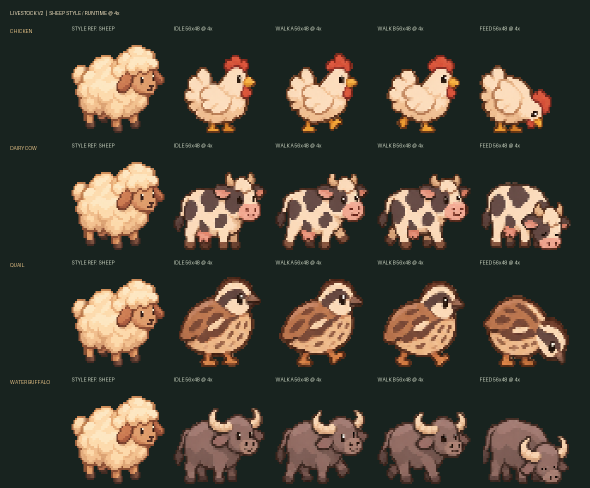
#> input picture docs/assets/progression-livestock-v2-preview.png, 1180 x 976 px, given in place of livestock-v3-source-generated.png, which was not available (shown at 1/2 size)
$ python normalize-progression-livestock-v2.py
#> lines starting #> are read from the running program, lines starting #| are printed output that depends on the picture; after the words box and inside, x2 and y2 are one past the last pixel; in counts of white or black regions, pixels touching at a corner belong together
"""Export four sheep-style livestock sprites and their action poses."""
from pathlib import Path

from PIL import Image, ImageDraw, ImageFont

ROOT = Path(__file__).resolve().parents[1]
INPUT = ROOT / "docs/assets/livestock-v3-source-generated.png"
SOURCE_OUT = ROOT / "docs/assets/progression-livestock-v2-source.png"
ATLAS_OUT = ROOT / "public/pixel/progression-livestock-v2.png"
PREVIEW_OUT = ROOT / "docs/assets/progression-livestock-v2-preview.png"
FRAMES_OUT = ROOT / "public/pixel/progression-livestock-frames-v2.mjs"

KINDS = ("chicken", "cow", "quail", "buffalo")
LABELS = ("CHICKEN", "DAIRY COW", "QUAIL", "WATER BUFFALO")
CELL_W, CELL_H = 56, 48
SCALE = 4


def frame_at(sheet, row, col):
    box = (round(col*sheet.width/4), round(row*sheet.height/4),
           round((col+1)*sheet.width/4), round((row+1)*sheet.height/4))
    frame = sheet.crop(box).convert("RGBA")
    alpha = frame.getchannel("A").point(lambda value: 255 if value >= 128 else 0)
    if row == 3 and col == 2:
        # The generated quail-feeding cell contains a stray edge fragment;
        # its body stays inside the same horizontal envelope as its walk poses.
        alpha.paste(0, (310, 0, frame.width, frame.height))
    frame.putalpha(alpha)
    bounds = alpha.getbbox()
    if not bounds:
        raise ValueError(f"Empty livestock frame {row=}, {col=}")
    return frame.crop(bounds)


def remove_specks(image, threshold=3):
    alpha = image.getchannel("A")
    pixels = alpha.load()
    w, h = image.size
    seen = set()
    for y in range(h):
        for x in range(w):
            if not pixels[x,y] or (x,y) in seen:
                continue
            stack=[(x,y)]; component=[]; seen.add((x,y))
            while stack:
                px,py=stack.pop(); component.append((px,py))
                for ny in range(max(0,py-1),min(h,py+2)):
                    for nx in range(max(0,px-1),min(w,px+2)):
                        if pixels[nx,ny] and (nx,ny) not in seen:
                            seen.add((nx,ny)); stack.append((nx,ny))
            if len(component)<=threshold:
                for px,py in component:
                    image.putpixel((px,py),(0,0,0,0))


def export():
    sheet=Image.open(INPUT).convert("RGBA")
#> sheet is the input picture: PIL image 1180x976 RGBA; mean R, G, B, A 71.3, 65.9, 54.6, 255
    # One scale per species keeps its idle, walking and feeding silhouettes
    # registered to the same size and ground baseline.
    bounds={}
    for col,kind in enumerate(KINDS):
        bounds[kind]=[frame_at(sheet,row,col).size for row in range(4)]
#> this loop made 4 passes
#> after the loop, bounds = {'chicken': [(295, 244), (295, 244), (295, 244), (295, 244)], 'cow': [(295, 244), (295, 244), (295, 244), (295, 244)], 'quail': [(295, 244), (295, 244), (295, 244), (295, 244)], 'buffalo': [(295, 244), (295, 244), (295, 244), (295, 244)]}
    scales={}
    for kind in KINDS:
        max_w=max(size[0] for size in bounds[kind]); max_h=max(size[1] for size in bounds[kind])
        scales[kind]=min((CELL_W-2)/max_w,(CELL_H-3)/max_h)
#> after the loop, scales = {'chicken': 0.183, 'cow': 0.183, 'quail': 0.183, 'buffalo': 0.183}

    atlas=Image.new("RGBA",(CELL_W*4,CELL_H*4),(0,0,0,0))
#> atlas: PIL image 224x192 RGBA; every value is 0
    source=Image.new("RGBA",(CELL_W*4*SCALE,CELL_H*4*SCALE),(0,0,0,0))
#> source: PIL image 896x768 RGBA; every value is 0
    metadata={}
    for col,kind in enumerate(KINDS):
        scale=scales[kind]
        for row in range(4):
            frame=frame_at(sheet,row,col)
            size=(max(1,round(frame.width*scale*SCALE)),max(1,round(frame.height*scale*SCALE)))
            frame=frame.resize(size,Image.Resampling.NEAREST)
            high=Image.new("RGBA",(CELL_W*SCALE,CELL_H*SCALE),(0,0,0,0))
            high.alpha_composite(frame,((CELL_W*SCALE-size[0])//2,CELL_H*SCALE-size[1]-SCALE))
            remove_specks(high,threshold=12*SCALE*SCALE)
            source.alpha_composite(high,(col*CELL_W*SCALE,row*CELL_H*SCALE))
            cell=high.resize((CELL_W,CELL_H),Image.Resampling.NEAREST)
            remove_specks(cell,threshold=12)
            atlas.alpha_composite(cell,(col*CELL_W,row*CELL_H))
            metadata.setdefault(kind,{"x":col*CELL_W,"frames":[]})["frames"].append([col*CELL_W,row*CELL_H,CELL_W,CELL_H])
#> this loop made 4 passes
#> pass 1, in remove_specks, `alpha = image.getchannel("A")`:
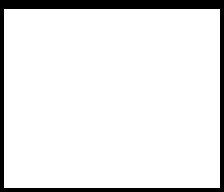
#> alpha: PIL image 224x192 L; 89.9% white; 1 black region, box (x1, y1, x2, y2) and area: (0, 0, 224, 192) 4344
#> pass 1, in frame_at (call 20), `frame = sheet.crop(box).convert("RGBA")`:
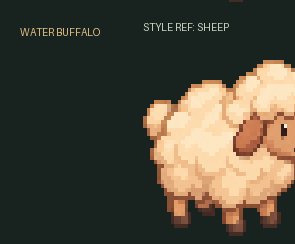
#> frame: PIL image 295x244 RGBA; mean R, G, B, A 77.3, 73.2, 59, 255
#> after the loop:
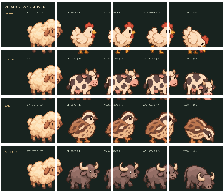
#> atlas: PIL image 224x192 RGBA; mean R, G, B, A 64.2, 59.4, 49.2, 230.5; transparent parts drawn white
#> after the loop:
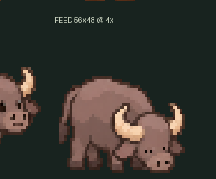
#> frame: PIL image 216x179 RGBA; mean R, G, B, A 54.9, 53.2, 47.1, 255
#> after the loop:
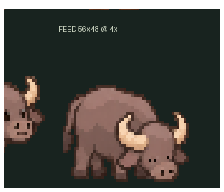
#> high: PIL image 224x192 RGBA; mean R, G, B, A 49.3, 47.8, 42.4, 229.2; transparent parts drawn white
#> after the loop:
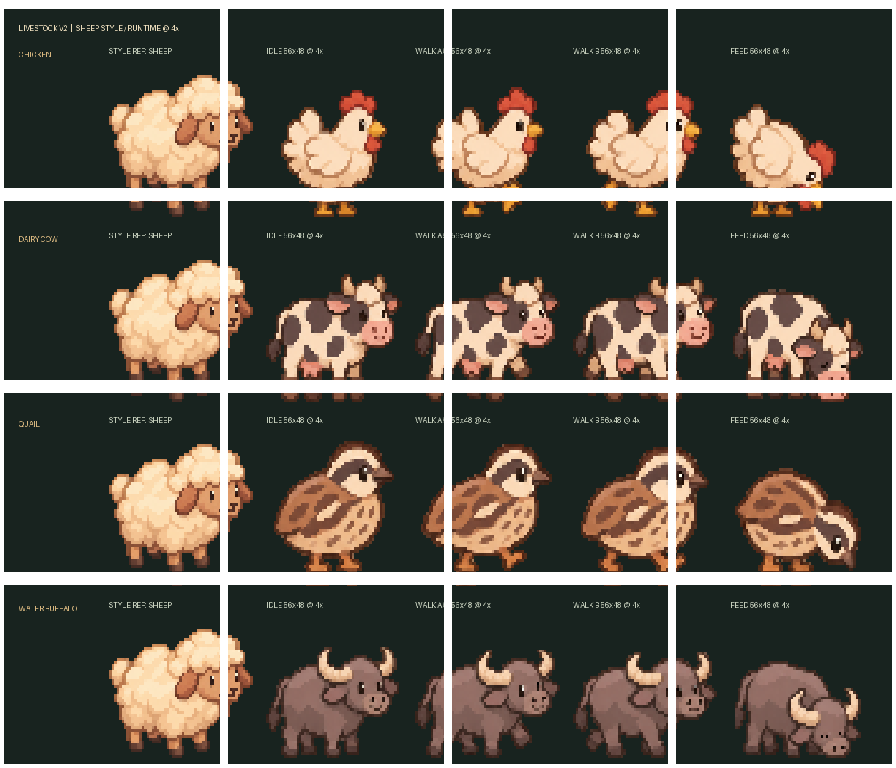
#> source: PIL image 896x768 RGBA; mean R, G, B, A 64.2, 59.3, 49.1, 229.2; transparent parts drawn white
#> after the loop, metadata = 4 items

    atlas.save(ATLAS_OUT,optimize=True)
    source.save(SOURCE_OUT,optimize=True)
    lines=[]
    pose_names=("idle","walkA","walkB","feed")
    for kind,entry in metadata.items():
        poses=", ".join(f"{name}:{frame}" for name,frame in zip(pose_names,entry["frames"]))
        lines.append(f"  {kind}:{{{poses}}},")
#> this loop made 4 passes
#> kind on passes 1 to 4: 'chicken', 'cow', 'quail', 'buffalo'
#> after the loop, lines = 4 items
    FRAMES_OUT.write_text(
        "// Generated by scripts/normalize-progression-livestock-v2.py.\nexport default {\n"+"\n".join(lines)+"\n};\n",
        encoding="utf-8")
    make_preview(atlas)
    print("Wrote the 224x192 RGBA livestock action atlas, 4x master, metadata and comparison preview.")


def make_preview(atlas):
    margin,label_w,cell,gap,head_h=20,120,192,12,30
    width=margin*2+label_w+5*(cell+gap)
    height=margin*2+4*(head_h+cell+gap)
    board=Image.new("RGBA",(width,height),"#18231f")
    d=ImageDraw.Draw(board); font=ImageFont.load_default()
    d.text((margin,margin),"LIVESTOCK V2  |  SHEEP STYLE / RUNTIME @ 4x",font=font,fill="#f4e4c2")
    sheep=Image.open(ROOT/"public/pixel/livestock-v2.png").convert("RGBA").crop((56,0,112,48))
    for species,label in enumerate(LABELS):
        y=margin+28+species*(head_h+cell+gap)
        d.text((margin,y+8),label,font=font,fill="#e0bd83")
        board.alpha_composite(sheep.resize((cell,cell),Image.Resampling.NEAREST),(margin+label_w,y+head_h))
        d.text((margin+label_w+3,y+3),"STYLE REF: SHEEP",font=font,fill="#cbd4c1")
        for pose in range(4):
            x=margin+label_w+(pose+1)*(cell+gap)
            sprite=atlas.crop((species*CELL_W,pose*CELL_H,(species+1)*CELL_W,(pose+1)*CELL_H))
            board.alpha_composite(sprite.resize((cell,cell),Image.Resampling.NEAREST),(x,y+head_h))
            name=("IDLE","WALK A","WALK B","FEED")[pose]
            d.text((x+3,y+3),f"{name} 56x48 @ 4x",font=font,fill="#cbd4c1")
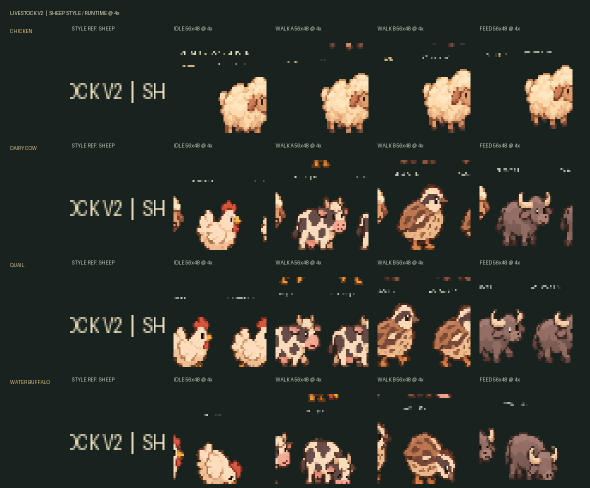
#> board: PIL image 1180x976 RGBA (shown at 1/2 size); mean R, G, B, A 47.9, 51.1, 43.5, 255
    board.save(PREVIEW_OUT,optimize=True)


if __name__=="__main__":
    export()
